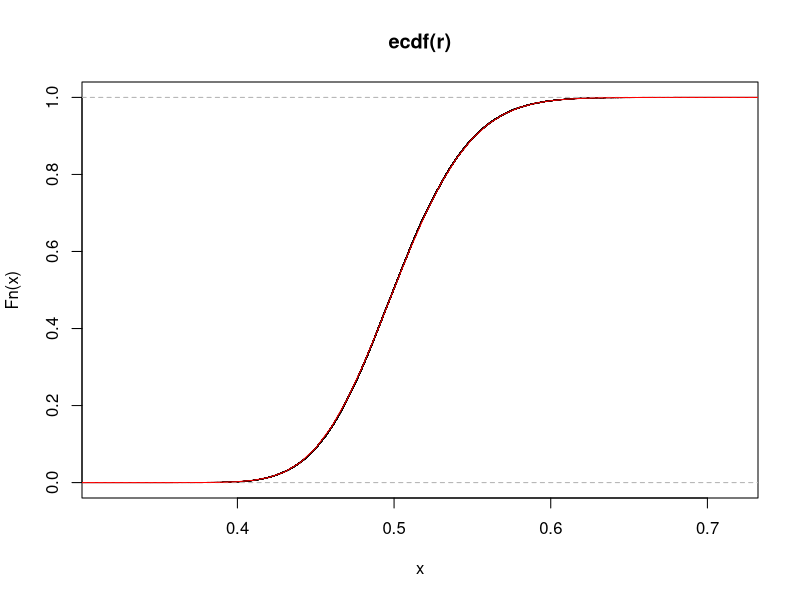

Here is the R script that generated this plot: (Note: this script raises an error after producing the figure.)
# Visual check to make sure beta prime distribution is correct

library(ggplot2)

# beta prime density (also called the inverted beta)
dbetaPrime <- function(x,a,b){
  (x^(a-1)*(1+x)^(-a-b))/beta(a,b)
}

# group sample sizes and common rate parameter
nx <- 250
ny <- 500
lambda <- 5

# number of simulated ratio statistics; r holds the ratio of sums
Niter <- 1e5
r <- rep(NA, Niter)

for (i in 1:Niter){

  x <- rexp(n=nx, rate=lambda)
  y <- rexp(n=ny, rate=lambda)
  
  r[i] <- sum(x)/sum(y)
}

# empirical cdf (blakck) with theoretical overlaid (red)
z <- seq(0,2,.01)
plot(ecdf(r))
points(z,pbeta(z/(1+z), nx, ny, lower.tail=TRUE), type="l", col="red")

# empirical density (black) with theoretical overlaid (red)
qplot(x=r, geom="density")+
stat_function(fun = dbetaPrime,
  args = list(a=nx, b=ny), 
  color = "red")+
  theme_bw()